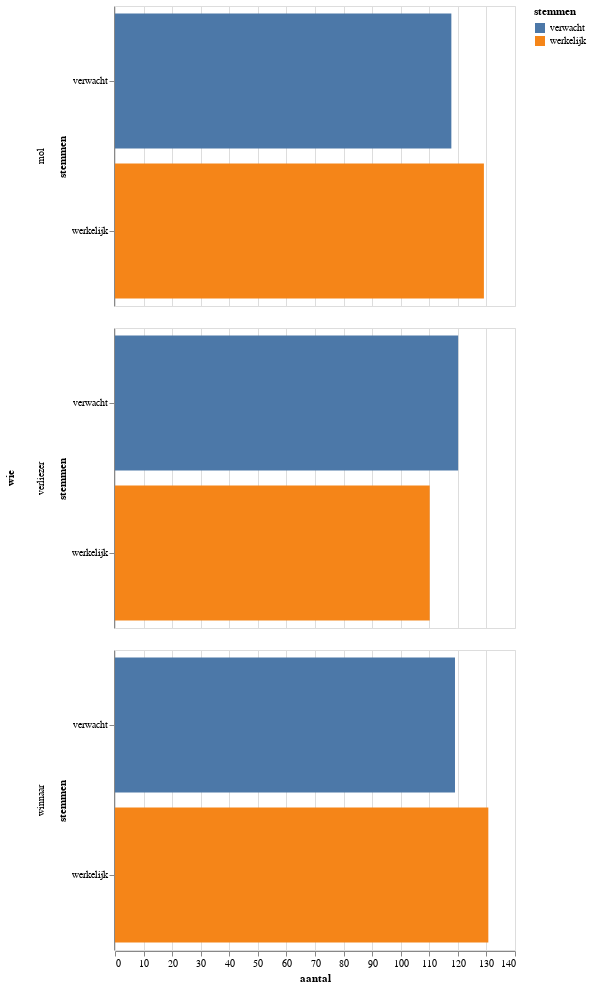

This figure's notebook cell:
### Markdown cell above
## Wie Is De Mol?

Op basis van bovenstaande grafiek zou je zeggen dat het vrij gemakkelijk is om de mol te ontmaskeren: gewoon luisteren naar de winnaar! Alleen, wie de winnaar is dat weten we pas achteraf. Daarom moeten we nu ook de verdenkingen van de mol meenemen in de verdenkingen. Als je naar alle seizoenen kijkt krijgen zowel de mol en de winnaar iets meer verdenkingen dan verwacht. De verliezer is iets minder verdacht.

### Code cell
temp = result[['mol_expected_votes', 'mol_actual_votes', 'winner_expected_votes_incl_mol', 'winner_actual_votes_incl_mol', 'loser_expected_votes_incl_mol', 'loser_actual_votes_incl_mol']].sum()
overview = pd.DataFrame({
    'wie': ['mol', 'mol', 'winnaar', 'winnaar', 'verliezer', 'verliezer'],
    'stemmen': ['verwacht', 'werkelijk', 'verwacht', 'werkelijk', 'verwacht', 'werkelijk'],
    'aantal': temp.values})

alt.Chart(overview).mark_bar().encode(
    x='aantal:Q',
    y='stemmen:O',
    color='stemmen:N',
    row='wie:N'
)

### Figure 1 — Vega-Lite specification as saved in the notebook (floating-point values rounded to 4 significant figures)
{"$schema": "https://vega.github.io/schema/vega-lite/v2.6.0.json", "config": {"view": {"height": 300, "width": 400}}, "data": {"name": "data-693e3514afebd7c4f573c590416a34cd"}, "datasets": {"data-693e3514afebd7c4f573c590416a34cd": [{"aantal": 117.7, "stemmen": "verwacht", "wie": "mol"}, {"aantal": 129.1, "stemmen": "werkelijk", "wie": "mol"}, {"aantal": 119.0, "stemmen": "verwacht", "wie": "winnaar"}, {"aantal": 130.7, "stemmen": "werkelijk", "wie": "winnaar"}, {"aantal": 120.1, "stemmen": "verwacht", "wie": "verliezer"}, {"aantal": 110.1, "stemmen": "werkelijk", "wie": "verliezer"}]}, "encoding": {"color": {"field": "stemmen", "type": "nominal"}, "row": {"field": "wie", "type": "nominal"}, "x": {"field": "aantal", "type": "quantitative"}, "y": {"field": "stemmen", "type": "ordinal"}}, "mark": "bar"}
